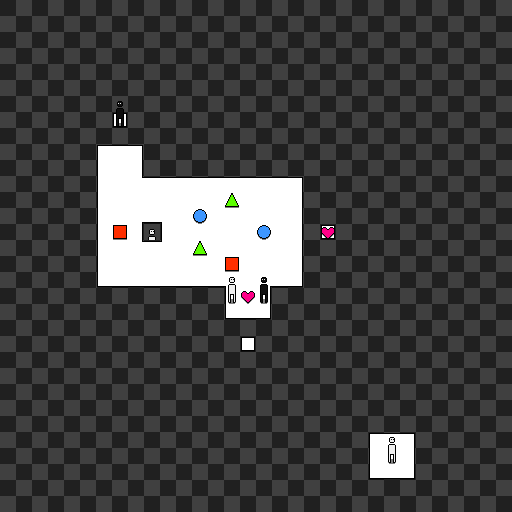

Rendered tile map (Tiled .tmx) drawn with the repository's tilesets; below, a short description and the map source with its tile grids summarised:
An orthogonal 32x32 tile map with 16x16 px tiles, 3 tile layers (Tile Layer 1, Tile Layer 2, Tile Layer 3) and 1 object (player).

<map version="1.0" orientation="orthogonal" renderorder="right-down" width="32" height="32" tilewidth="16" tileheight="16" nextobjectid="9">
 <tileset firstgid="1" name="test" tilewidth="16" tileheight="16" tilecount="24" columns="6">
  <image source="../../images/test.png" width="96" height="64" />
 </tileset>
 <layer name="Tile Layer 1" width="32" height="32">
  <data>[1024 cells, 1024 non-empty, 2 distinct tile ids]</data>
 </layer>
 <layer name="Tile Layer 2" width="32" height="32">
  <data>[1024 cells, 113 non-empty, 14 distinct tile ids]</data>
 </layer>
 <layer name="Tile Layer 3" width="32" height="32">
  <data>[1024 cells, 18 non-empty, 9 distinct tile ids]</data>
 </layer>
 <objectgroup name="spawns" visible="0">
  <object id="4" name="player" x="224" y="224" width="16" height="16" />
 </objectgroup>
</map>